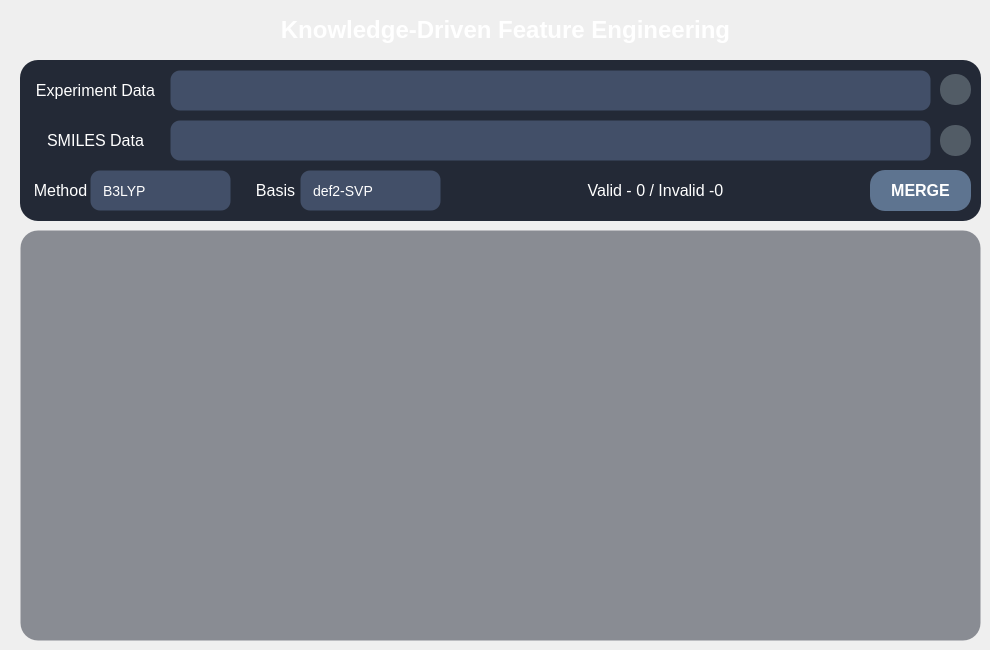
     <widget class="QWidget" name="pg_data">
      <widget class="QFrame" name="frame_7">
       <property name="geometry">
        <rect>
         <x>20</x>
         <y>60</y>
         <width>961</width>
         <height>161</height>
        </rect>
       </property>
       <property name="styleSheet">
        <string notr="true">QFrame#frame_7 {
    background-color: #232936;
    border: 0px solid #4268a8;
    border-radius: 18px;
}

</string>
       </property>
       <property name="frameShape">
        <enum>QFrame::Shape::StyledPanel</enum>
       </property>
       <property name="frameShadow">
        <enum>QFrame::Shadow::Raised</enum>
       </property>
       <widget class="QLabel" name="label_29">
        <property name="geometry">
         <rect>
          <x>10</x>
          <y>10</y>
          <width>131</width>
          <height>41</height>
         </rect>
        </property>
        <property name="styleSheet">
         <string notr="true">background:transparent;</string>
        </property>
        <property name="text">
         <string>&lt;html&gt;&lt;head/&gt;&lt;body&gt;&lt;p align=&quot;center&quot;&gt;&lt;span style=&quot; font-size:12pt; color:#ffffff;&quot;&gt;Experiment Data&lt;/span&gt;&lt;/p&gt;&lt;/body&gt;&lt;/html&gt;</string>
        </property>
       </widget>
       <widget class="QPlainTextEdit" name="txt_data_exp_path">
        <property name="geometry">
         <rect>
          <x>150</x>
          <y>10</y>
          <width>761</width>
          <height>41</height>
         </rect>
        </property>
        <property name="styleSheet">
         <string notr="true">QPlainTextEdit,
QTextEdit
{
	font: 12pt &quot;Arial&quot;;
	background-color: rgba(66, 79, 104, 1);
	border: 1px solid transparent;
	border-radius: 10px;
	font-size: 14px;
	color: rgb(255, 255, 255);
	padding: 6px 6px;                    
	selection-background-color: #3478e8;
	selection-color: #ffffff;
}

QPlainTextEdit:hover,
QTextEdit:hover
{	
	border: 1px solid #3478e8;}

QPlainTextEdit:focus,
QTextEdit:focus
{
	border: 1px solid #3478e8;
}

QPlainTextEdit:disabled,
QTextEdit:disabled
{
	background-color: #f6f7f9;
	color: #9498a0;
	border: 1px solid transparent;
}

QPlainTextEdit QScrollBar:vertical,
QTextEdit QScrollBar:vertical
{
	background: transparent;
	width: 10px;
	margin: 4px 2px 4px 0px;
	border: none;
}

QPlainTextEdit QScrollBar::handle:vertical,
QTextEdit QScrollBar::handle:vertical
{
	background: rgb(90, 105, 135);
	min-height: 24px;
	border-radius: 4px;
}

QPlainTextEdit QScrollBar::handle:vertical:hover,
QTextEdit QScrollBar::handle:vertical:hover
{
	background: rgb(120, 138, 172);
}

QPlainTextEdit QScrollBar::handle:vertical:pressed,
QTextEdit QScrollBar::handle:vertical:pressed
{
	background: #3478e8;
}

QPlainTextEdit QScrollBar::add-line:vertical,
QPlainTextEdit QScrollBar::sub-line:vertical,
QTextEdit QScrollBar::add-line:vertical,
QTextEdit QScrollBar::sub-line:vertical
{
	height: 0px;
	background: transparent;

width:0px;
border:none;}

QPlainTextEdit QScrollBar::add-page:vertical,
QPlainTextEdit QScrollBar::sub-page:vertical,
QTextEdit QScrollBar::add-page:vertical,
QTextEdit QScrollBar::sub-page:vertical
{
	background: transparent;
}

QPlainTextEdit QScrollBar:horizontal,
QTextEdit QScrollBar:horizontal
{
	background: transparent;
	height: 10px;
	margin: 0px 4px 2px 4px;
	border: none;
}

QPlainTextEdit QScrollBar::handle:horizontal,
QTextEdit QScrollBar::handle:horizontal
{
	background: rgb(90, 105, 135);
	min-width: 24px;
	border-radius: 4px;
}

QPlainTextEdit QScrollBar::handle:horizontal:hover,
QTextEdit QScrollBar::handle:horizontal:hover
{
	background: rgb(120, 138, 172);
}

QPlainTextEdit QScrollBar::handle:horizontal:pressed,
QTextEdit QScrollBar::handle:horizontal:pressed
{
	background: #3478e8;
}

QPlainTextEdit QScrollBar::add-line:horizontal,
QPlainTextEdit QScrollBar::sub-line:horizontal,
QTextEdit QScrollBar::add-line:horizontal,
QTextEdit QScrollBar::sub-line:horizontal
{
	width: 0px;
	background: transparent;

height:0px;
border:none;}

QPlainTextEdit QScrollBar::add-page:horizontal,
QPlainTextEdit QScrollBar::sub-page:horizontal,
QTextEdit QScrollBar::add-page:horizontal,
QTextEdit QScrollBar::sub-page:horizontal
{
	background: transparent;
}</string>
        </property>
       </widget>
       <widget class="QLabel" name="label_37">
        <property name="geometry">
         <rect>
          <x>10</x>
          <y>60</y>
          <width>131</width>
          <height>41</height>
         </rect>
        </property>
        <property name="styleSheet">
         <string notr="true">background:transparent;</string>
        </property>
        <property name="text">
         <string>&lt;html&gt;&lt;head/&gt;&lt;body&gt;&lt;p align=&quot;center&quot;&gt;&lt;span style=&quot; font-size:12pt; color:#ffffff;&quot;&gt;SMILES Data&lt;/span&gt;&lt;/p&gt;&lt;/body&gt;&lt;/html&gt;</string>
        </property>
       </widget>
       <widget class="QPlainTextEdit" name="txt_data_smiles_path">
        <property name="geometry">
         <rect>
          <x>150</x>
          <y>60</y>
          <width>761</width>
          <height>41</height>
         </rect>
        </property>
        <property name="styleSheet">
         <string notr="true">
QPlainTextEdit,
QTextEdit
{
	font: 12pt &quot;Arial&quot;;
	background-color: rgba(66, 79, 104, 1);
	border: 1px solid transparent;
	border-radius: 10px;
	font-size: 14px;
	color: rgb(255, 255, 255);
	padding: 6px 6px;                    
	selection-background-color: #3478e8;
	selection-color: #ffffff;
}

QPlainTextEdit:hover,
QTextEdit:hover
{	
	border: 1px solid #3478e8;}

QPlainTextEdit:focus,
QTextEdit:focus
{
	border: 1px solid #3478e8;
}

QPlainTextEdit:disabled,
QTextEdit:disabled
{
	background-color: #f6f7f9;
	color: #9498a0;
	border: 1px solid transparent;
}

QPlainTextEdit QScrollBar:vertical,
QTextEdit QScrollBar:vertical
{
	background: transparent;
	width: 10px;
	margin: 4px 2px 4px 0px;
	border: none;
}

QPlainTextEdit QScrollBar::handle:vertical,
QTextEdit QScrollBar::handle:vertical
{
	background: rgb(90, 105, 135);
	min-height: 24px;
	border-radius: 4px;
}

QPlainTextEdit QScrollBar::handle:vertical:hover,
QTextEdit QScrollBar::handle:vertical:hover
{
	background: rgb(120, 138, 172);
}

QPlainTextEdit QScrollBar::handle:vertical:pressed,
QTextEdit QScrollBar::handle:vertical:pressed
{
	background: #3478e8;
}

QPlainTextEdit QScrollBar::add-line:vertical,
QPlainTextEdit QScrollBar::sub-line:vertical,
QTextEdit QScrollBar::add-line:vertical,
QTextEdit QScrollBar::sub-line:vertical
{
	height: 0px;
	background: transparent;

width:0px;
border:none;}

QPlainTextEdit QScrollBar::add-page:vertical,
QPlainTextEdit QScrollBar::sub-page:vertical,
QTextEdit QScrollBar::add-page:vertical,
QTextEdit QScrollBar::sub-page:vertical
{
	background: transparent;
}

QPlainTextEdit QScrollBar:horizontal,
QTextEdit QScrollBar:horizontal
{
	background: transparent;
	height: 10px;
	margin: 0px 4px 2px 4px;
	border: none;
}

QPlainTextEdit QScrollBar::handle:horizontal,
QTextEdit QScrollBar::handle:horizontal
{
	background: rgb(90, 105, 135);
	min-width: 24px;
	border-radius: 4px;
}

QPlainTextEdit QScrollBar::handle:horizontal:hover,
QTextEdit QScrollBar::handle:horizontal:hover
{
	background: rgb(120, 138, 172);
}

QPlainTextEdit QScrollBar::handle:horizontal:pressed,
QTextEdit QScrollBar::handle:horizontal:pressed
{
	background: #3478e8;
}

QPlainTextEdit QScrollBar::add-line:horizontal,
QPlainTextEdit QScrollBar::sub-line:horizontal,
QTextEdit QScrollBar::add-line:horizontal,
QTextEdit QScrollBar::sub-line:horizontal
{
	width: 0px;
	background: transparent;

height:0px;
border:none;}

QPlainTextEdit QScrollBar::add-page:horizontal,
QPlainTextEdit QScrollBar::sub-page:horizontal,
QTextEdit QScrollBar::add-page:horizontal,
QTextEdit QScrollBar::sub-page:horizontal
{
	background: transparent;
}</string>
        </property>
       </widget>
       <widget class="QPushButton" name="btn_data_browse_exp">
        <property name="geometry">
         <rect>
          <x>920</x>
          <y>14</y>
          <width>31</width>
          <height>31</height>
         </rect>
        </property>
        <property name="styleSheet">
         <string notr="true">QPushButton {
    background-color: rgba(140, 155, 160, 0.45);
    border-radius: 15px;
    color: #ffffff;
    padding-left:0px;
    padding-top:0px;
    text-align: center;

}

QPushButton:hover {
    background-color: #6b8a8f;
}

QPushButton:pressed {
    background-color: #4d6b70;
    padding-top:8px;
	padding-left:2px;
	padding-bottom:2px;
}

QPushButton:disabled {
    background-color: rgba(66, 79, 104, 0.5);
    border-radius: 10px;
    color: #9aa8b8;
}</string>
        </property>
        <property name="text">
         <string/>
        </property>
        <property name="icon">
         <iconset resource="../../py/Anaconda3/Scripts/res.qrc">
          <normaloff>:/icons/import.svg</normaloff>:/icons/import.svg</iconset>
        </property>
        <property name="iconSize">
         <size>
          <width>25</width>
          <height>25</height>
         </size>
        </property>
       </widget>
       <widget class="QPushButton" name="btn_data_browse_smiles">
        <property name="geometry">
         <rect>
          <x>920</x>
          <y>65</y>
          <width>31</width>
          <height>31</height>
         </rect>
        </property>
        <property name="styleSheet">
         <string notr="true">QPushButton {
    background-color: rgba(140, 155, 160, 0.45);
    border-radius: 15px;
    color: #ffffff;
    padding-left:0px;
    padding-top:0px;
    text-align: center;

}

QPushButton:hover {
    background-color: #6b8a8f;
}

QPushButton:pressed {
    background-color: #4d6b70;
    padding-top:8px;
	padding-left:2px;
	padding-bottom:2px;
}

QPushButton:disabled {
    background-color: rgba(66, 79, 104, 0.5);
    border-radius: 10px;
    color: #9aa8b8;
}

</string>
        </property>
        <property name="text">
         <string/>
        </property>
        <property name="icon">
         <iconset resource="../../py/Anaconda3/Scripts/res.qrc">
          <normaloff>:/icons/import.svg</normaloff>:/icons/import.svg</iconset>
        </property>
        <property name="iconSize">
         <size>
          <width>25</width>
          <height>25</height>
         </size>
        </property>
       </widget>
       <widget class="QLabel" name="label_38">
        <property name="geometry">
         <rect>
          <x>0</x>
          <y>110</y>
          <width>81</width>
          <height>41</height>
         </rect>
        </property>
        <property name="font">
         <font>
          <family>Arial</family>
         </font>
        </property>
        <property name="styleSheet">
         <string notr="true">background:transparent;</string>
        </property>
        <property name="text">
         <string>&lt;html&gt;&lt;head/&gt;&lt;body&gt;&lt;p align=&quot;center&quot;&gt;&lt;span style=&quot; font-size:12pt; color:#ffffff;&quot;&gt;Method&lt;/span&gt;&lt;/p&gt;&lt;/body&gt;&lt;/html&gt;</string>
        </property>
       </widget>
       <widget class="QLabel" name="label_39">
        <property name="geometry">
         <rect>
          <x>220</x>
          <y>110</y>
          <width>71</width>
          <height>41</height>
         </rect>
        </property>
        <property name="font">
         <font>
          <family>Arial</family>
         </font>
        </property>
        <property name="styleSheet">
         <string notr="true">background:transparent;</string>
        </property>
        <property name="text">
         <string>&lt;html&gt;&lt;head/&gt;&lt;body&gt;&lt;p align=&quot;center&quot;&gt;&lt;span style=&quot; font-size:12pt; color:#ffffff;&quot;&gt;Basis&lt;/span&gt;&lt;/p&gt;&lt;/body&gt;&lt;/html&gt;</string>
        </property>
       </widget>
       <widget class="QComboBox" name="cmb_data_basis">
        <property name="geometry">
         <rect>
          <x>280</x>
          <y>110</y>
          <width>141</width>
          <height>41</height>
         </rect>
        </property>
        <property name="font">
         <font>
          <family>Arial</family>
          <pointsize>-1</pointsize>
          <italic>false</italic>
          <bold>false</bold>
          <hintingpreference>PreferDefaultHinting</hintingpreference>
         </font>
        </property>
        <property name="styleSheet">
         <string notr="true">QLineEdit
{
	font: 12pt &quot;Arial&quot;;
	background-color: rgba(66, 79, 104, 1);
	border: 1px solid transparent; 
	border-radius: 10px;
	font-size: 14px;
	color: rgb(255, 255, 255);
	padding-left: 0px;            
	padding-right: 0px;
	min-height: 20px;
	selection-background-color: #3478e8;
	selection-color: #ffffff;
}

QLineEdit:hover
{
	background-color: rgb(74, 88, 115); 
	border: 1px solid #3478e8;

}

QLineEdit:focus
{
	border: 1px solid #3478e8;
}

QLineEdit:disabled
{
	background-color: #f6f7f9;
	color: #9498a0;
	border: 1px solid transparent;
}

QLineEdit[echoMode=&quot;2&quot;] 
{
	lineedit-password-character: 9679;
}

QComboBox
{
	font: 12pt &quot;Arial&quot;;
	background-color: rgba(66, 79, 104, 1);
	border: 1px solid transparent;
	border-radius: 10px;
	font-size: 14px;
	color: rgb(255, 255, 255);
	padding-left: 10px;
	padding-right: 0px;            
	min-height: 20px;
}

QComboBox:hover
{
	background-color: rgb(74, 88, 115); 
	border: 1px solid #3478e8;}

QComboBox:focus
{
	border: 1px solid #3478e8;
}

QComboBox:disabled
{
	background-color: #f6f7f9;
	color: #9498a0;
	border: 1px solid transparent;
}

QComboBox::drop-down
{
	subcontrol-origin: padding;
	subcontrol-position: center right;
	width: 28px;
	border: none;
	border-top-right-radius: 10px;
	border-bottom-right-radius: 10px;
	background: transparent;
}

QComboBox::drop-down:hover
{
	background-color: rgb(37, 52, 81);
}

QComboBox::drop-down:pressed
{
	background-color: rgb(204, 204, 204);
}

QComboBox::down-arrow
{
	image: url(:/icons/down_arrow.svg);
	width: 14px;
	height: 14px;
}

QComboBox::down-arrow:disabled
{
	image: url(:/icons/down_arrow.svg);
	opacity: 0.4;
}

QComboBox QAbstractItemView,
QComboBox QLineEdit
{
	background-color: rgba(66, 79, 104, 1);
	color: rgb(255, 255, 255);
	border-radius: 10px;
	selection-background-color: #3478e8;
	selection-color: #ffffff;
}

QComboBox QAbstractItemView
{
	background-color: rgba(66, 79, 104, 1);
	color: rgb(255, 255, 255);
	border: 1px solid #3478e8;
	border-radius: 8px;
	selection-background-color: #3478e8;
	selection-color: #ffffff;
	outline: none;
	padding: 4px;
}

QComboBox QAbstractItemView::item
{
	min-height: 24px;
	padding-left: 8px;
	border-radius: 6px;
}

QComboBox QAbstractItemView::item:hover
{
	background-color: rgb(37, 52, 81);
}

QComboBox QAbstractItemView::item:selected
{
	background-color: #3478e8;
	color: #ffffff;
}

QComboBox QScrollBar:vertical {
    width:10px;
    background: rgba(35, 41, 54, 0.35);
    border-radius:4px;
    margin:2px 0px;
}
QComboBox QScrollBar::handle:vertical {
    background: rgba(150, 165, 190, 0.55);
    border-radius:4px;
    min-height:28px;
    margin:1px;
}
QComboBox QScrollBar::handle:vertical:hover {
    background: rgba(120, 170, 230, 0.85);  
}
QComboBox QScrollBar::handle:vertical:pressed {
    background: rgba(70, 130, 210, 1.0);   
}

QComboBox QScrollBar::sub-line:vertical,
QComboBox QScrollBar::add-line:vertical {
    height:0px;
background: none;
}
QComboBox QScrollBar::sub-page:vertical,
QComboBox QScrollBar::add-page:vertical {
    background:none;
}

QComboBox QScrollBar:horizontal {
    height:10px;
    background: rgba(35, 41, 54, 0.35);
    border-radius:4px;
    margin:0px 2px;
}
QComboBox QScrollBar::handle:horizontal {
    background: rgba(150, 165, 190, 0.55);
    border-radius:4px;
    min-width:28px;
    margin:1px;
}
QComboBox QScrollBar::handle:horizontal:hover {
    background: rgba(120, 170, 230, 0.85);
}
QComboBox QScrollBar::handle:horizontal:pressed {
    background: rgba(70, 130, 210, 1.0);
}

QComboBox QScrollBar::sub-line:horizontal,
QComboBox QScrollBar::add-line:horizontal {
    width:0px;
    background: none;

}
QComboBox QScrollBar::sub-page:horizontal,
QComboBox QScrollBar::add-page:horizontal {
    background:none;
}
</string>
        </property>
        <property name="editable">
         <bool>true</bool>
        </property>
        <property name="currentText">
         <string>def2-SVP</string>
        </property>
        <property name="placeholderText">
         <string/>
        </property>
        <item>
         <property name="text">
          <string>def2-SVP</string>
         </property>
        </item>
        <item>
         <property name="text">
          <string>def2-TZVP</string>
         </property>
        </item>
        <item>
         <property name="text">
          <string>def2-TZVPP</string>
         </property>
        </item>
        <item>
         <property name="text">
          <string>ma-def2-TZVP</string>
         </property>
        </item>
        <item>
         <property name="text">
          <string>STO-3G</string>
         </property>
        </item>
       </widget>
       <widget class="QComboBox" name="cmb_data_method">
        <property name="geometry">
         <rect>
          <x>70</x>
          <y>110</y>
          <width>141</width>
          <height>41</height>
         </rect>
        </property>
        <property name="font">
         <font>
          <family>Arial</family>
          <pointsize>-1</pointsize>
          <italic>false</italic>
          <bold>false</bold>
          <hintingpreference>PreferDefaultHinting</hintingpreference>
         </font>
        </property>
        <property name="styleSheet">
         <string notr="true">QLineEdit
{
	font: 12pt &quot;Arial&quot;;
	background-color: rgba(66, 79, 104, 1);
	border: 1px solid transparent; 
	border-radius: 10px;
	font-size: 14px;
	color: rgb(255, 255, 255);
	padding-left: 0px;            
	padding-right: 0px;
	min-height: 20px;
	selection-background-color: #3478e8;
	selection-color: #ffffff;
}

QLineEdit:hover
{
	background-color: rgb(74, 88, 115); 
	border: 1px solid #3478e8;

}

QLineEdit:focus
{
	border: 1px solid #3478e8;
}

QLineEdit:disabled
{
	background-color: #f6f7f9;
	color: #9498a0;
	border: 1px solid transparent;
}

QLineEdit[echoMode=&quot;2&quot;] 
{
	lineedit-password-character: 9679;
}

QComboBox
{
	font: 12pt &quot;Arial&quot;;
	background-color: rgba(66, 79, 104, 1);
	border: 1px solid transparent;
	border-radius: 10px;
	font-size: 14px;
	color: rgb(255, 255, 255);
	padding-left: 10px;
	padding-right: 0px;            
	min-height: 20px;
}

QComboBox:hover
{
	background-color: rgb(74, 88, 115); 
	border: 1px solid #3478e8;}

QComboBox:focus
{
	border: 1px solid #3478e8;
}

QComboBox:disabled
{
	background-color: #f6f7f9;
	color: #9498a0;
	border: 1px solid transparent;
}

QComboBox::drop-down
{
	subcontrol-origin: padding;
	subcontrol-position: center right;
	width: 28px;
	border: none;
	border-top-right-radius: 10px;
	border-bottom-right-radius: 10px;
	background: transparent;
}

QComboBox::drop-down:hover
{
	background-color: rgb(37, 52, 81);
}

QComboBox::drop-down:pressed
{
	background-color: rgb(204, 204, 204);
}

QComboBox::down-arrow
{
	image: url(:/icons/down_arrow.svg);
	width: 14px;
	height: 14px;
}

QComboBox::down-arrow:disabled
{
	image: url(:/icons/down_arrow.svg);
	opacity: 0.4;
}

QComboBox QAbstractItemView,
QComboBox QLineEdit
{
	background-color: rgba(66, 79, 104, 1);
	color: rgb(255, 255, 255);
	border-radius: 10px;
	selection-background-color: #3478e8;
	selection-color: #ffffff;
}

QComboBox QAbstractItemView
{
	background-color: rgba(66, 79, 104, 1);
	color: rgb(255, 255, 255);
	border: 1px solid #3478e8;
	border-radius: 8px;
	selection-background-color: #3478e8;
	selection-color: #ffffff;
	outline: none;
	padding: 4px;
}

QComboBox QAbstractItemView::item
{
	min-height: 24px;
	padding-left: 8px;
	border-radius: 6px;
}

QComboBox QAbstractItemView::item:hover
{
	background-color: rgb(37, 52, 81);
}

QComboBox QAbstractItemView::item:selected
{
	background-color: #3478e8;
	color: #ffffff;
}

QComboBox QScrollBar:vertical {
    width:10px;
    background: rgba(35, 41, 54, 0.35);
    border-radius:4px;
    margin:2px 0px;
}
QComboBox QScrollBar::handle:vertical {
    background: rgba(150, 165, 190, 0.55);
    border-radius:4px;
    min-height:28px;
    margin:1px;
}
QComboBox QScrollBar::handle:vertical:hover {
    background: rgba(120, 170, 230, 0.85);  
}
QComboBox QScrollBar::handle:vertical:pressed {
    background: rgba(70, 130, 210, 1.0);   
}

QComboBox QScrollBar::sub-line:vertical,
QComboBox QScrollBar::add-line:vertical {
    height:0px;
background: none;
}
QComboBox QScrollBar::sub-page:vertical,
QComboBox QScrollBar::add-page:vertical {
    background:none;
}

QComboBox QScrollBar:horizontal {
    height:10px;
    background: rgba(35, 41, 54, 0.35);
    border-radius:4px;
    margin:0px 2px;
}
QComboBox QScrollBar::handle:horizontal {
    background: rgba(150, 165, 190, 0.55);
    border-radius:4px;
    min-width:28px;
    margin:1px;
}
QComboBox QScrollBar::handle:horizontal:hover {
    background: rgba(120, 170, 230, 0.85);
}
QComboBox QScrollBar::handle:horizontal:pressed {
    background: rgba(70, 130, 210, 1.0);
}

QComboBox QScrollBar::sub-line:horizontal,
QComboBox QScrollBar::add-line:horizontal {
    width:0px;
    background: none;

}
QComboBox QScrollBar::sub-page:horizontal,
QComboBox QScrollBar::add-page:horizontal {
    background:none;
}
</string>
        </property>
        <property name="editable">
         <bool>true</bool>
        </property>
        <property name="currentText">
         <string>B3LYP</string>
        </property>
        <property name="placeholderText">
         <string/>
        </property>
        <item>
         <property name="text">
          <string>B3LYP</string>
         </property>
        </item>
        <item>
         <property name="text">
          <string>B3LYP-D4	</string>
         </property>
        </item>
        <item>
         <property name="text">
          <string>PBE0-D4</string>
         </property>
        </item>
        <item>
         <property name="text">
          <string>M06-2X</string>
         </property>
        </item>
        <item>
         <property name="text">
          <string>wB97X-D4</string>
         </property>
        </item>
        <item>
         <property name="text">
          <string>HF</string>
         </property>
        </item>
        <item>
         <property name="text">
          <string>MP2</string>
         </property>
        </item>
       </widget>
       <widget class="QPushButton" name="btn_data_merge">
        <property name="geometry">
         <rect>
          <x>850</x>
          <y>110</y>
          <width>101</width>
          <height>41</height>
         </rect>
        </property>
        <property name="font">
         <font>
          <family>Arial</family>
          <pointsize>12</pointsize>
          <bold>true</bold>
         </font>
        </property>
        <property name="styleSheet">
         <string notr="true">    QPushButton {
        background-color: rgba(168, 208, 255, 0.45);
        border-radius: 15px;
        color: #ffffff;
        text-align: center;
    }
    QPushButton:hover   { background-color: #3b8bca; }
    QPushButton:pressed { background-color: #1b6bAA; padding-top:8px;
                          padding-left:2px; padding-bottom:2px; }
    QPushButton:disabled { background-color: rgba(66, 79, 104, 0.5); }
</string>
        </property>
        <property name="text">
         <string>MERGE</string>
        </property>
        <property name="flat">
         <bool>false</bool>
        </property>
       </widget>
       <widget class="QLabel" name="lbl_data_counts">
        <property name="geometry">
         <rect>
          <x>450</x>
          <y>110</y>
          <width>371</width>
          <height>41</height>
         </rect>
        </property>
        <property name="font">
         <font>
          <family>Arial</family>
          <pointsize>12</pointsize>
         </font>
        </property>
        <property name="styleSheet">
         <string notr="true">background:transparent;</string>
        </property>
        <property name="text">
         <string>&lt;html&gt;&lt;head/&gt;&lt;body&gt;&lt;p align=&quot;center&quot;&gt;&lt;span style=&quot; color:#ffffff;&quot;&gt;Valid - 0 / Invalid -0&lt;/span&gt;&lt;/p&gt;&lt;/body&gt;&lt;/html&gt;</string>
        </property>
       </widget>
      </widget>
      <widget class="QLabel" name="label_40">
       <property name="geometry">
        <rect>
         <x>280</x>
         <y>10</y>
         <width>451</width>
         <height>41</height>
        </rect>
       </property>
       <property name="font">
        <font>
         <family>Arial</family>
         <pointsize>14</pointsize>
        </font>
       </property>
       <property name="styleSheet">
        <string notr="true">background:transparent;</string>
       </property>
       <property name="text">
        <string>&lt;html&gt;&lt;head/&gt;&lt;body&gt;&lt;p align=&quot;center&quot;&gt;&lt;span style=&quot; font-family:'Arial','sans-serif'; font-size:18pt; font-weight:700; color:#ffffff;&quot;&gt;Knowledge-Driven Feature Engineering&lt;/span&gt;&lt;/p&gt;&lt;/body&gt;&lt;/html&gt;</string>
       </property>
      </widget>
      <widget class="QTableWidget" name="tbl_data_preview">
       <property name="geometry">
        <rect>
         <x>20</x>
         <y>230</y>
         <width>961</width>
         <height>411</height>
        </rect>
       </property>
       <property name="styleSheet">
        <string notr="true">QTableWidget
{
    background-color: rgba(35, 41, 54, 0.5);
    alternate-background-color: rgba(45, 52, 68, 0.45);
    border: 1px solid transparent;
    border-radius: 18px;
    padding: 4px;
    font-family: &quot;Arial&quot;;
    font-size: 14px;
    color: rgb(255, 255, 255);
    gridline-color: rgba(120, 140, 170, 0.25);
    outline: none;
}

QTableWidget::item
{
    padding: 4px 8px;
    border: none;
    color: rgb(255, 255, 255);
}

QTableWidget::item:hover
{
    background-color: rgba(74, 88, 115, 0.55);
}

QTableWidget::item:selected
{
    background-color: #3478e8;
    color: #ffffff;
}

QTableWidget::item:focus
{
    border: 1px solid #3478e8;
}

QTableWidget QHeaderView
{
    background-color: transparent;
    border: none;
}

QHeaderView::section
{
    background-color: rgba(66, 79, 104, 0.9);
    color: rgb(255, 255, 255);
    border: none;
    border-right: 1px solid rgba(120, 140, 170, 0.25);
    border-bottom: 1px solid rgba(120, 140, 170, 0.25);
    padding: 6px 8px;
    font-family: &quot;Arial&quot;;
    font-size: 14px;
    font-weight: normal;
}

QHeaderView::section:hover
{
    background-color: rgb(74, 88, 115);
}

QHeaderView::section:checked
{
    background-color: #3478e8;
    color: #ffffff;
}

QTableCornerButton::section
{
    background-color: rgba(66, 79, 104, 0.9);
    border: none;
    border-top-left-radius: 12px;
}

QTableWidget QLineEdit
{
    background-color: rgba(35, 41, 54, 0.9);
    color: #ffffff;
    border: 1px solid #3478e8;
    border-radius: 6px;
    padding: 2px 6px;
    selection-background-color: #3478e8;
    selection-color: #ffffff;
}

QTableWidget QComboBox
{
    background-color: rgba(66, 79, 104, 1);
    color: #ffffff;
    border: 1px solid transparent;
    border-radius: 6px;
    padding-left: 6px;
    min-height: 20px;
}

QTableWidget QComboBox:hover
{
    background-color: rgb(74, 88, 115);
    border: 1px solid #3478e8;
}

QTableWidget QComboBox::drop-down
{
    border: none;
    width: 20px;
    background: transparent;
}

QTableWidget QSpinBox
{
    background-color: rgba(66, 79, 104, 1);
    color: #ffffff;
    border: 1px solid transparent;
    border-radius: 6px;
    padding-left: 6px;
    min-height: 20px;
}

QTableWidget QSpinBox:hover
{
    background-color: rgb(74, 88, 115);
    border: 1px solid #3478e8;
}

QTableWidget QScrollBar:vertical {
    width: 12px;
    background: transparent;
    margin: 0px;
    border: none;
}
QTableWidget QScrollBar::handle:vertical {
    background: rgba(150, 165, 190, 0.65);
    border: 1px solid transparent;
    border-radius: 5px;
    min-height: 30px;
    margin: 0px;
}
QTableWidget QScrollBar::handle:vertical:hover {
    background: rgba(120, 170, 230, 0.85);
}
QTableWidget QScrollBar::add-line:vertical, QTableWidget QScrollBar::sub-line:vertical {
    width: 0px; height: 0px; border: none; background: none;
}
QTableWidget QScrollBar::add-page:vertical, QTableWidget QScrollBar::sub-page:vertical {
    background: none;
}
QTableWidget QScrollBar:horizontal {
    height: 12px;
    background: transparent;
    margin: 0px;
    border: none;
}
QTableWidget QScrollBar::handle:horizontal {
    background: rgba(150, 165, 190, 0.65);
    border: 1px solid transparent;
    border-radius: 5px;
    min-width: 30px;
    margin: 0px;
}
QTableWidget QScrollBar::handle:horizontal:hover {
    background: rgba(120, 170, 230, 0.85);
}
QTableWidget QScrollBar::add-line:horizontal, QTableWidget QScrollBar::sub-line:horizontal {
    width: 0px; height: 0px; border: none; background: none;
}
QTableWidget QScrollBar::add-page:horizontal, QTableWidget QScrollBar::sub-page:horizontal {
    background: none;
}
QAbstractScrollArea::corner { background: transparent; border: none; }
</string>
       </property>
      </widget>
     </widget>
